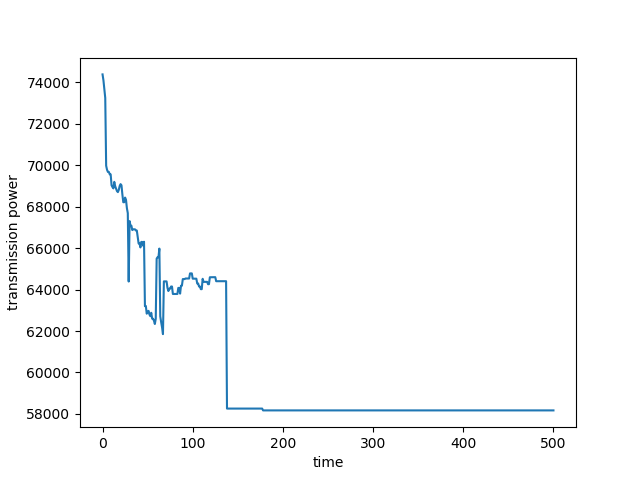

Python code for this plot:
import numpy as np
import random
import matplotlib.pyplot as plt
from matplotlib.animation import FuncAnimation
from sdp_func import *
import os, sys, shutil
import imageio


def plot_position(players, t_u, no=0):
    fig, ax = plt.subplots()
    ax.set_xlim(0, 100)
    ax.set_ylim(0, 100)
    ax.grid(which='major', axis='both', linestyle='-')
    
    #print(players[:,0])
    plt.title("time {:04d}     total power:{:>6}".format(no, t_u))
    plt.scatter(players[:6,0], players[:6,1], c='k', s=25)
    plt.scatter(players[6:,0], players[6:,1], c='b', s=20)
    
    if no == iteration:
        for i in range(len(players)):
            for j in range(len(players)):
                if(i != j):
                    distance = np.linalg.norm(players[i]-players[j])
                    if distance < sensing_d:
                        plt.plot( [players[i,0], players[j,0]], [players[i,1], players[j,1]], 'r-')
        for i in range(1,30):
            plt.savefig("./imgs/{:04d}.png".format(no+i))
    plt.savefig("./imgs/{:04d}.png".format(no))
    plt.close()
    #plt.show()
''' 
Sensor Deployment Problem
'''
#----hyperparameter
size = 100
_immobile = 6
_mobile = 11
sensing_d = 40
iteration = 500

path = "./imgs"

if __name__ == "__main__":
    try:
        os.mkdir(path)
    except:
        shutil.rmtree(path)
        os.mkdir(path)
    
    curve = []
    #----initialize
    players = np.array([ [20,10], [40,10], [60,10], [80,10], [30,90], [70,90] ])
    #print(players.shape)
    for i in range(_mobile):
        t = [ random.choice(range(size)), random.choice(range(size)) ]
        players = np.append(players, [t], axis=0)

    t_u = total_transmission_power(players)
    curve.append(t_u)
    plot_position(players, t_u)

    #----update
    for iters in range(iteration):
        if iters%10==0:
            print(iters)
        #1-random choice
        pi = random.randint(_immobile, _immobile +_mobile-1) ##(6,16)
        #print("select: ",players[pi])

        #2-compute utility & argmax(ai)
        ai = compute_action_profile(players, pi, iters)
        
        #3-select action with best response & update
        #print("----------")
        #print("select pi: ",pi, " move: ",ai)
        # print("origin pi: ",players[pi])
        players[pi] += ai
        # print("after pi: ",players[pi])
        #4-compute total utility & plot position
        t_u = total_transmission_power(players)
        curve.append(t_u)
        plot_position(players, t_u, no=iters+1)


    print("removing....")
    #----make gif and remove file
    images = []
    writer = imageio.get_writer("./sdp.mp4", fps=20)
    for filename in os.listdir(path):
        images.append(imageio.imread("{}/{}".format(path, filename)))
        writer.append_data(imageio.imread("{}/{}".format(path, filename)))
    imageio.mimsave("./sdp.gif", images)
    writer.close()

    shutil.rmtree(path)


    plt.close('all')
    fig, ax = plt.subplots()
    plt.plot(curve)
    plt.xlabel("time")
    plt.ylabel("transmission power")
    plt.savefig("./sdp.png")
    plt.show()

    #----
